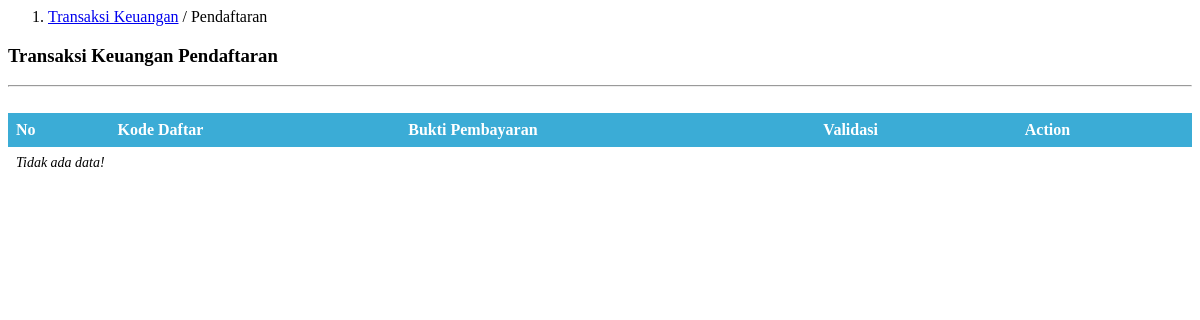
Page /tata-usaha/transaksi-pendaftaran.php on the earlier database version.
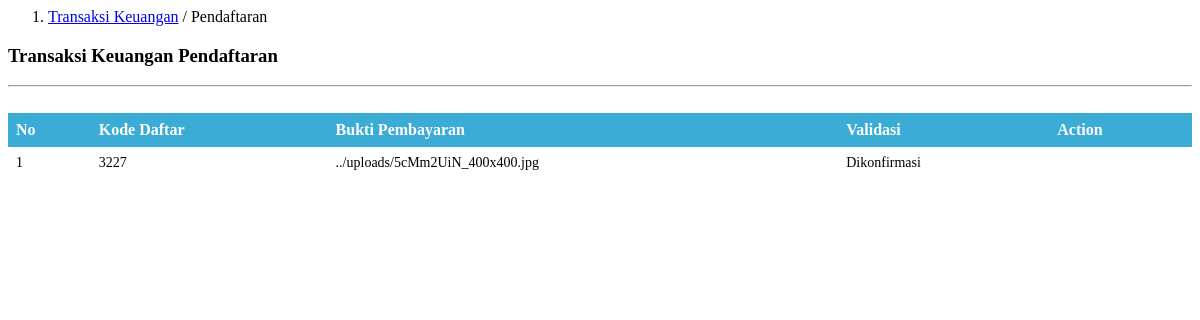
Same page on the later database version.
### tables this page shows
CREATE TABLE `tbl_pembayaran` (
  `id_pembayaran` int(10) NOT NULL,
  `kode_daftar` int(30) NOT NULL,
  `b_daftar` int(50) NOT NULL,
  `bukti_daftar` varchar(50) NOT NULL,
  `validasi_daftar` int(10) NOT NULL,
  `b_pangkal_lunas` int(10) NOT NULL,
  `bukti_pangkal_lunas` varchar(50) NOT NULL,
  `validasi_pangkal_lunas` int(10) NOT NULL,
  `b_pangkal_cicil1` int(10) NOT NULL,
  `bukti_pangkal_cicil1` varchar(50) NOT NULL,
  `validasi_pangkal_cicil1` int(10) NOT NULL,
  `b_pangkal_cicil2` varchar(10) NOT NULL,
  `bukti_pangkal_cicil2` varchar(50) NOT NULL,
  `validasi_pangkal_cicil2` varchar(10) NOT NULL,
  `b_pangkal_cicil3` varchar(10) NOT NULL,
  `bukti_pangkal_cicil3` varchar(50) NOT NULL,
  `validasi_pangkal_cicil3` varchar(10) NOT NULL
);

### tata-usaha/transaksi-pendaftaran.php (the view, shortened to what this page needs)
<div class="col-md-10" style="padding:0px">
  <ol class="breadcrumb" style="margin:0;border-radius:0;">
    <li class="active"><a href="#">Transaksi Keuangan</a> / Pendaftaran</li>
  </ol>
</div>
  <div class="col-md-10" style="min-height:500px">
  <h3><b>Transaksi Keuangan</b> Pendaftaran</h3>
    <hr>
    <br>
    <form class="form-horizontal" method="POST">
      <table class="table table-striped">
        <thead>
          <tr>
            <th>No</th>
            <th>Kode Daftar</th>
            <th>Bukti Pembayaran</th>
            <th>Validasi</th>
            <th>Action</th>
          </tr>
        </thead>
        <tbody>
          <?php
            include '../config/koneksi.php';
            $query = mysqli_query($konek, "SELECT * FROM tbl_pembayaran WHERE b_daftar=1")or die(mysqli_error($konek));
                    if(mysqli_num_rows($query) == 0){
                      echo '<tr><td colspan="8" align="center"><i>Tidak ada data!</i></td></tr>';
                    }
                      else
                    {
                      $no = 1;
                      while($data = mysqli_fetch_array($query)){
                      ?>
                        <tr>
                        <td><?php echo $no ?></td>
                        <td><?php echo $data['kode_daftar'] ?></td>
                        <td><?php echo($data['bukti_daftar']);?></td>
                        <td><?php if ($data['validasi_daftar']==0) echo "Belum Dikonfirmasi"; else echo "Dikonfirmasi"; ?></td>
                        <td></td></tr>
                      <?php
                        $no++;
                      }
                    }
                ?>
        </tbody>
      </table>
    </form>
  </div>

Differences in the rows shown:
added tbl_pembayaran: kode_daftar "3227", bukti_daftar "../uploads/5cMm2UiN_400x400.jpg", validasi_daftar "Dikonfirmasi"
Other differences:
text no longer shown: "Tidak ada data!"
